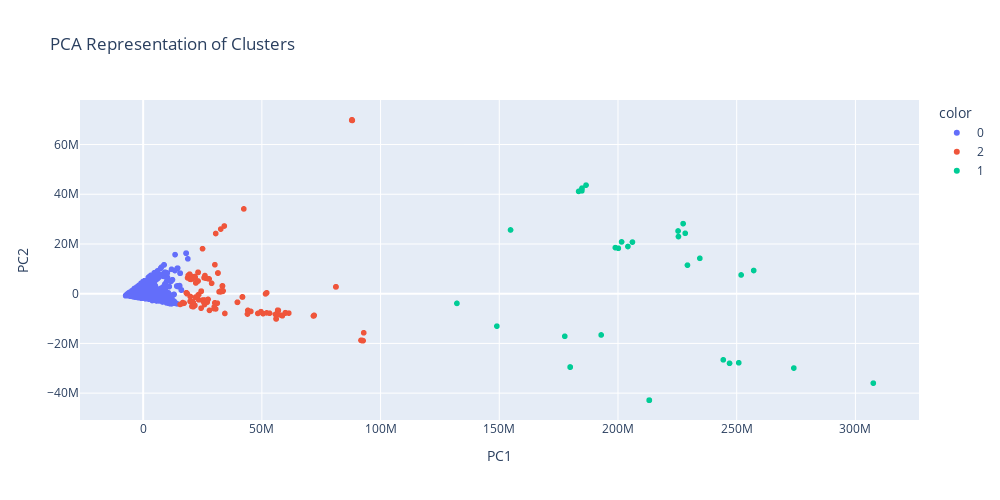

Notebook source saved alongside this figure:
### Code cell
# Create scatter plot of `PC2` vs `PC1`
fig = px.scatter(
    data_frame = X_pca,
    x = "PC1",
    y = "PC2",
    color = labels.astype(str),
    title = "PCA Representation of Clusters",
    height=500, 
    width=1000
)

fig.update_layout(xaxis_title = "PC1", yaxis_title = "PC2")
fig.show()

### Figure 1 — Plotly figure (JSON) as saved in the notebook; plotly's stock layout.template omitted (floating-point values rounded to 4 significant figures; data arrays with more than 128 entries replaced by an {"elided": "..."} marker saying what was removed)
{"data": [{"hovertemplate": "color=0<br>PC1=%{x}<br>PC2=%{y}<extra></extra>", "legendgroup": "0", "marker": {"color": "#636efa", "symbol": "circle"}, "mode": "markers", "name": "0", "showlegend": true, "type": "scattergl", "x": {"elided": "4132 float values"}, "xaxis": "x", "y": {"elided": "4132 float values"}, "yaxis": "y"}, {"hovertemplate": "color=2<br>PC1=%{x}<br>PC2=%{y}<extra></extra>", "legendgroup": "2", "marker": {"color": "#EF553B", "symbol": "circle"}, "mode": "markers", "name": "2", "showlegend": true, "type": "scattergl", "x": {"elided": "194 float values"}, "xaxis": "x", "y": {"elided": "194 float values"}, "yaxis": "y"}, {"hovertemplate": "color=1<br>PC1=%{x}<br>PC2=%{y}<extra></extra>", "legendgroup": "1", "marker": {"color": "#00cc96", "symbol": "circle"}, "mode": "markers", "name": "1", "showlegend": true, "type": "scattergl", "x": [247000000.0, 250900000.0, 244300000.0, 307500000.0, 274100000.0, 186500000.0, 184800000.0, 184800000.0, 183400000.0, 184800000.0, 234500000.0, 251900000.0, 229300000.0, 154700000.0, 257200000.0, 149000000.0, 132200000.0, 177600000.0, 192900000.0, 204200000.0, 201500000.0, 206100000.0, 198900000.0, 200200000.0, 179900000.0, 179900000.0, 179900000.0, 179900000.0, 179900000.0, 225300000.0, 228300000.0, 227400000.0, 225500000.0, 213200000.0, 213200000.0, 213100000.0, 213100000.0, 213200000.0], "xaxis": "x", "y": [-28000000.0, -27790000.0, -26610000.0, -35980000.0, -29920000.0, 43660000.0, 41840000.0, 41370000.0, 41140000.0, 42460000.0, 14230000.0, 7531000.0, 11480000.0, 25630000.0, 9329000.0, -13050000.0, -3893000.0, -17130000.0, -16600000.0, 18980000.0, 20830000.0, 20760000.0, 18530000.0, 18270000.0, -29510000.0, -29510000.0, -29510000.0, -29510000.0, -29510000.0, 25220000.0, 24300000.0, 28190000.0, 22970000.0, -42860000.0, -42850000.0, -42840000.0, -42850000.0, -42830000.0], "yaxis": "y"}], "layout": {"height": 500, "legend": {"title": {"text": "color"}, "tracegroupgap": 0}, "title": {"text": "PCA Representation of Clusters"}, "width": 1000, "xaxis": {"anchor": "y", "domain": [0, 1], "title": {"text": "PC1"}}, "yaxis": {"anchor": "x", "domain": [0, 1], "title": {"text": "PC2"}}}}
